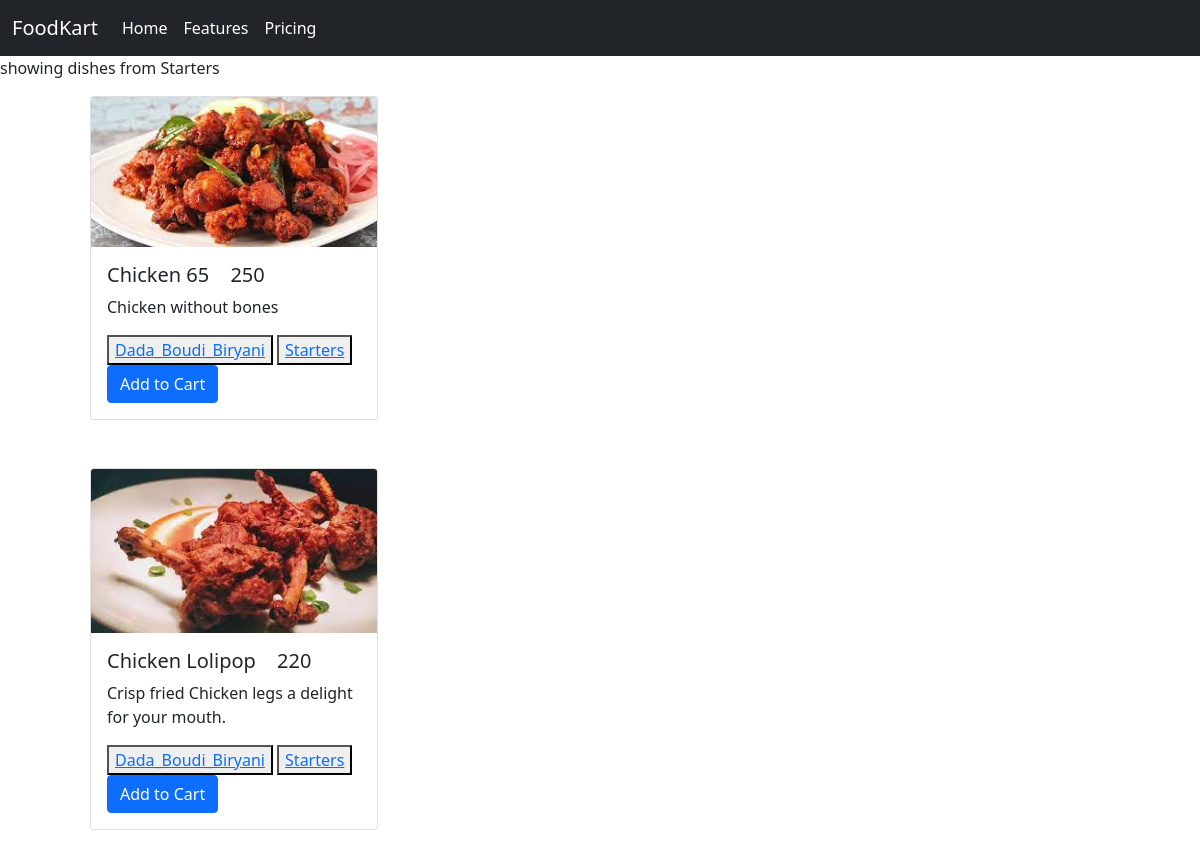
/tag_search/Starters, run on the app's committed database.
### menu/models.py (models this page shows, shortened)
class Tags(models.Model):
    tag = models.CharField(max_length=100)
    id = models.AutoField(primary_key=True)
    def __str__(self):
        return f'{self.tag}'

class Dish(models.Model):
    id = models.AutoField(primary_key=True)
    name = models.CharField(max_length=200, null = False, blank = False, default = 'newItem')
    description = models.TextField()
    price = models.IntegerField()
    image = models.ImageField(null = False, blank = False)
    tags = models.ForeignKey(Tags, on_delete = models.CASCADE, null = True)
    resturant = models.ForeignKey(Resturant, on_delete = models.CASCADE)

### menu/views.py (the view)
# urls.py: path('tag_search/<str:tag>', views.tag_search, name = 'tag_search')
def tag_search(request, tag):
    dish = []
    for i in Dish.objects.all():
        tags = str(i.tags)
        if tags == tag:
            dish.append(i)
    context = {
        'dish' : dish,
        'tag' : tag
    }
    return render(request, 'menu/index.html', context = context)

### Templates/menu/index.html (shortened to what this page needs)
{%load static%}
<!DOCTYPE html>
<html lang="en">
<head>
    <link href="https://cdn.jsdelivr.net/npm/bootstrap@5.1.3/dist/css/bootstrap.min.css" rel="stylesheet"
>
</head>
<body>
    <nav class="navbar navbar-expand-lg bg-dark ">
        <div class="container-fluid">
          <a class="navbar-brand text-white" href="{% url 'index' %}">FoodKart</a>
          <div class="collapse navbar-collapse" id="navbarNav">
            <ul class="navbar-nav">
              <li class="nav-item">
                <a class="nav-link active text-white" aria-current="page" href="#">Home</a>
              </li>
              <li class="nav-item">
                <a class="nav-link text-white" href="#">Features</a>
              </li>
              <li class="nav-item">
                <a class="nav-link text-white" href="#">Pricing</a>
              </li>
            </ul>
          </div>
        </div>
      </nav>
      {%if resturant or tag%}
        <p>showing dishes from {{resturant}} {{tag}}</p>
      {%endif%}
    {%for i in dish%}
    <div class="container">
    <div class="card mx-5" style="width: 18rem;">
        <img src="{{i.image.url}}" class="card-img-top" alt="...">
        <div class="card-body">
          <h5 class="card-title">{{i.name}} <span class="mx-3">{{i.price}}</span></h5>
          <p class="card-text">{{i.description}}</p>
          <button ><a href="{% url 'resturant_search' i.resturant%}">{{i.resturant}}</a></button>
          <button ><a href="{% url 'tag_search' i.tags%}">{{i.tags}}</a></button>
          <br>
          <a href="#" class="btn btn-primary">Add to Cart</a>
        </div>
      </div>
    </div>
      <br><br>
    {%endfor%}
</body>
</html>

### data on the page
Tags: tag "Starters"
Dish: image (picture), name "Chicken 65", price "250", description "Chicken without bones", resturant "Dada_Boudi_Biryani", tags "Starters"
Dish: image (picture), name "Chicken Lolipop", price "220", description "Crisp fried Chicken legs a delight for your mouth.", resturant "Dada_Boudi_Biryani", tags "Starters"
